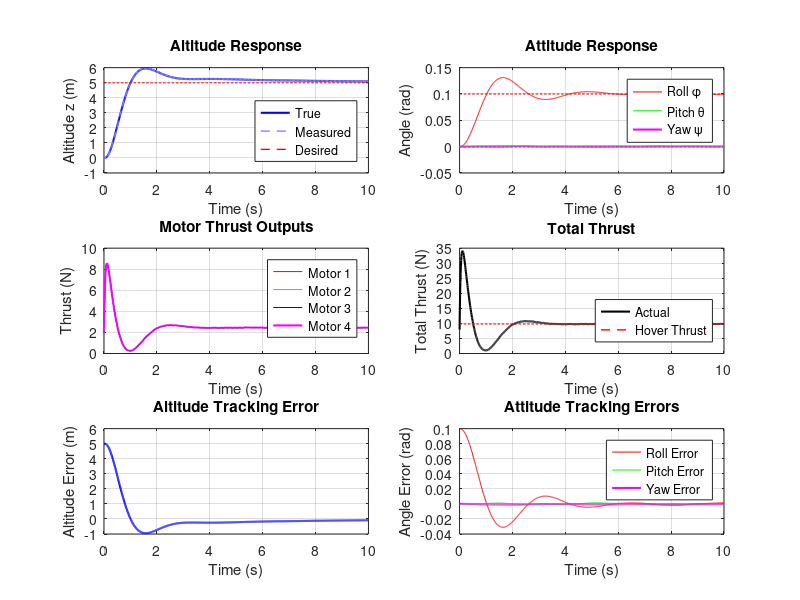

Here is the MATLAB script that generated this plot: (Note: this script raises an error after producing the figure.)
clc; clear;
% === Parameters ===
m = 1.0; % mass (kg)
g = 9.81; % gravity (m/s^2)
l = 0.25; % arm length (m)
Ixx = 0.02; Iyy = 0.02; Izz = 0.04; % inertia
c = 0.05; % yaw drag coefficient

% Motor dynamics parameters
tau_motor = 0.05; % motor time constant (s)
T_max = 15.0; % maximum motor thrust (N)
T_min = 0.0; % minimum motor thrust (N)

% Sensor noise parameters
sigma_z = 0.02; % altitude measurement noise std dev (m)
sigma_dz = 0.01; % velocity measurement noise std dev (m/s)
sigma_angle = 0.005; % angle measurement noise std dev (rad)
sigma_rate = 0.01; % angular rate measurement noise std dev (rad/s)

% PID gains
Kp_z = 6.0; Ki_z = 1.0; Kd_z = 3.0; % altitude
Kp_phi = 4.0; Kd_phi = 1.5; % roll
Kp_theta = 4.0; Kd_theta = 1.5; % pitch
Kp_psi = 1.0; Kd_psi = 0.5; % yaw

% Desired states
z_des = 5.0; % desired altitude (m)
phi_des = 0.1; theta_des = 0; psi_des = 0; % desired angles (rad)

% === Simulation setup ===
dt = 0.01; T_end = 10;
N = floor(T_end/dt);

% State vector: [z; dz; phi; p; theta; q; psi; r]
state_true = [0; 0; 0; 0; 0; 0; 0; 0]; % true state
state_measured = state_true; % measured state (with noise)

% Motor states (actual thrust values with dynamics)
T_actual = [0; 0; 0; 0]; % actual motor thrusts
T_command = [0; 0; 0; 0]; % commanded motor thrusts

int_ez = 0;

% Logging
z_log = zeros(1,N);
z_measured_log = zeros(1,N);
phi_log = zeros(1,N);
theta_log = zeros(1,N);
psi_log = zeros(1,N);
T1_log = zeros(1,N);
T2_log = zeros(1,N);
T3_log = zeros(1,N);
T4_log = zeros(1,N);
time = (0:N-1)*dt;

% === Simulation loop ===
for i = 1:N
    % Extract true state
    z_true = state_true(1); dz_true = state_true(2);
    phi_true = state_true(3); p_true = state_true(4);
    theta_true = state_true(5); q_true = state_true(6);
    psi_true = state_true(7); r_true = state_true(8);
    
    % === Sensor measurements with noise ===
    z_meas = z_true + sigma_z * randn();
    dz_meas = dz_true + sigma_dz * randn();
    phi_meas = phi_true + sigma_angle * randn();
    p_meas = p_true + sigma_rate * randn();
    theta_meas = theta_true + sigma_angle * randn();
    q_meas = q_true + sigma_rate * randn();
    psi_meas = psi_true + sigma_angle * randn();
    r_meas = r_true + sigma_rate * randn();
    
    % Store measured state
    state_measured = [z_meas; dz_meas; phi_meas; p_meas; theta_meas; q_meas; psi_meas; r_meas];
    
    % === PID Control (using measured states) ===
    % Altitude control
    ez = z_des - z_meas; 
    dez = -dz_meas;
    int_ez = int_ez + ez*dt;
    T_total = m*(g + Kp_z*ez + Kd_z*dez + Ki_z*int_ez);
    
    % Attitude errors
    e_phi = phi_des - phi_meas; de_phi = -p_meas;
    e_theta = theta_des - theta_meas; de_theta = -q_meas;
    e_psi = psi_des - psi_meas; de_psi = -r_meas;
    
    % Torques
    tau_phi = Ixx*(Kp_phi*e_phi + Kd_phi*de_phi);
    tau_theta = Iyy*(Kp_theta*e_theta + Kd_theta*de_theta);
    tau_psi = Izz*(Kp_psi*e_psi + Kd_psi*de_psi);
    
    % === Rotor Thrust Mapping ===
    % Solve for commanded T1, T2, T3, T4 using linear equations
    A = [1  1  1  1;
         0 -l  0  l;
         l  0 -l  0;
         c -c  c -c];
    b = [T_total; tau_phi; tau_theta; tau_psi];
    T_command = A\b; % commanded rotor thrusts
    
    % Enforce thrust limits on commands
    T_command = max(T_min, min(T_max, T_command));
    
    % === Motor Dynamics ===
    % First-order dynamics: T_dot = (T_command - T_actual) / tau_motor
    dT_dt = (T_command - T_actual) / tau_motor;
    T_actual = T_actual + dT_dt * dt;
    
    % Enforce physical thrust limits on actual values
    T_actual = max(T_min, min(T_max, T_actual));
    
    % Compute net vertical thrust using actual motor outputs
    Fz = sum(T_actual); % body-frame z thrust
    
    % Compute actual torques using actual motor thrusts
    tau_phi_actual = l * (-T_actual(2) + T_actual(4));
    tau_theta_actual = l * (T_actual(1) - T_actual(3));
    tau_psi_actual = c * (T_actual(1) - T_actual(2) + T_actual(3) - T_actual(4));
    
    % === Dynamics (using true physics) ===
    % Translational acceleration (z only)
    az = Fz/m - g;
    
    % Rotational accelerations
    dp = tau_phi_actual/Ixx;
    dq = tau_theta_actual/Iyy;
    dr = tau_psi_actual/Izz;
    
    % Integrate true state
    dz_new = dz_true + az*dt; 
    z_new = z_true + dz_new*dt;
    p_new = p_true + dp*dt; 
    phi_new = phi_true + p_new*dt;
    q_new = q_true + dq*dt; 
    theta_new = theta_true + q_new*dt;
    r_new = r_true + dr*dt; 
    psi_new = psi_true + r_new*dt;
    
    % Store true state
    state_true = [z_new; dz_new; phi_new; p_new; theta_new; q_new; psi_new; r_new];
    
    % Logging
    z_log(i) = z_true;
    z_measured_log(i) = z_meas;
    phi_log(i) = phi_true;
    theta_log(i) = theta_true;
    psi_log(i) = psi_true;
    T1_log(i) = T_actual(1);
    T2_log(i) = T_actual(2);
    T3_log(i) = T_actual(3);
    T4_log(i) = T_actual(4);
end

% === Plotting ===
figure('Position', [100, 100, 1200, 800]);

% Altitude response with noise
subplot(3,2,1);
plot(time, z_log, 'b', 'LineWidth', 1.5); hold on;
plot(time, z_measured_log, 'b--', 'LineWidth', 1.0, 'Color', [0.5 0.5 1]);
plot(time, z_des*ones(size(time)), 'r--', 'LineWidth', 1.0);
xlabel('Time (s)'); ylabel('Altitude z (m)');
title('Altitude Response');
legend('True', 'Measured', 'Desired', 'Location', 'southeast');
grid on;

% Attitude response
subplot(3,2,2);
plot(time, phi_log, 'r', time, theta_log, 'g', time, psi_log, 'm', 'LineWidth', 1.5);
hold on;
plot(time, phi_des*ones(size(time)), 'r--', 'LineWidth', 1.0);
plot(time, theta_des*ones(size(time)), 'g--', 'LineWidth', 1.0);
plot(time, psi_des*ones(size(time)), 'm--', 'LineWidth', 1.0);
xlabel('Time (s)'); ylabel('Angle (rad)');
legend('Roll \phi', 'Pitch \theta', 'Yaw \psi', 'Location', 'northeast');
title('Attitude Response');
grid on;

% Motor thrust outputs
subplot(3,2,3);
plot(time, T1_log, 'r', time, T2_log, 'g', time, T3_log, 'b', time, T4_log, 'm', 'LineWidth', 1.5);
xlabel('Time (s)'); ylabel('Thrust (N)');
legend('Motor 1', 'Motor 2', 'Motor 3', 'Motor 4');
title('Motor Thrust Outputs');
grid on;

% Total thrust
subplot(3,2,4);
T_total_log = T1_log + T2_log + T3_log + T4_log;
plot(time, T_total_log, 'k', 'LineWidth', 1.5);
hold on;
plot(time, m*g*ones(size(time)), 'r--', 'LineWidth', 1.0);
xlabel('Time (s)'); ylabel('Total Thrust (N)');
legend('Actual', 'Hover Thrust', 'Location', 'southeast');
title('Total Thrust');
grid on;

% Altitude error
subplot(3,2,5);
altitude_error = z_des - z_log;
plot(time, altitude_error, 'b', 'LineWidth', 1.5);
xlabel('Time (s)'); ylabel('Altitude Error (m)');
title('Altitude Tracking Error');
grid on;

% Attitude errors
subplot(3,2,6);
phi_error = phi_des - phi_log;
theta_error = theta_des - theta_log;
psi_error = psi_des - psi_log;
plot(time, phi_error, 'r', time, theta_error, 'g', time, psi_error, 'm', 'LineWidth', 1.5);
xlabel('Time (s)'); ylabel('Angle Error (rad)');
legend('Roll Error', 'Pitch Error', 'Yaw Error');
title('Attitude Tracking Errors');
grid on;

% Performance metrics
fprintf('\n=== Performance Metrics ===\n');
fprintf('Final altitude error: %.3f m\n', abs(z_des - z_log(end)));
fprintf('Final roll error: %.3f rad (%.1f deg)\n', abs(phi_des - phi_log(end)), abs(phi_des - phi_log(end))*180/pi);
fprintf('Final pitch error: %.3f rad (%.1f deg)\n', abs(theta_des - theta_log(end)), abs(theta_des - theta_log(end))*180/pi);
fprintf('Final yaw error: %.3f rad (%.1f deg)\n', abs(psi_des - psi_log(end)), abs(psi_des - psi_log(end))*180/pi);
fprintf('RMS altitude error: %.3f m\n', sqrt(mean(altitude_error.^2)));
fprintf('RMS roll error: %.3f rad (%.1f deg)\n', sqrt(mean(phi_error.^2)), sqrt(mean(phi_error.^2))*180/pi);

sgtitle('Enhanced Quadrotor Simulation with Motor Dynamics and Sensor Noise');